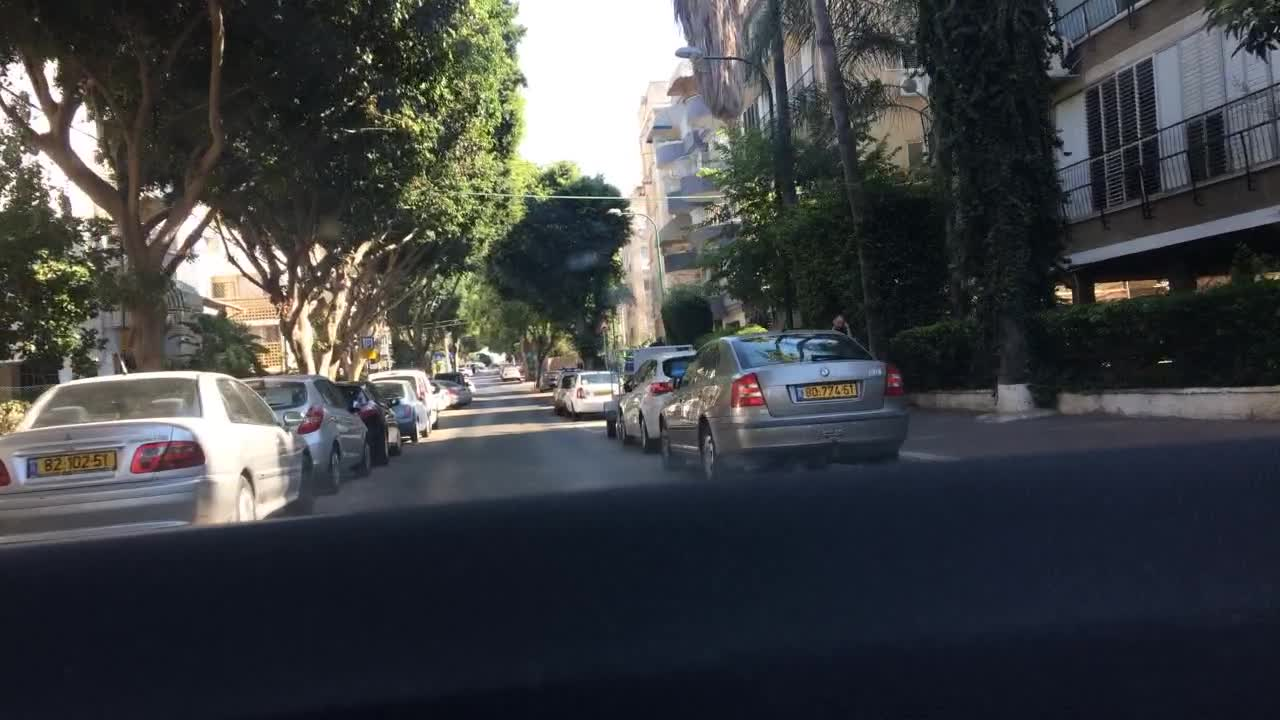
#> input picture unified_data/normal/02269962-0e3f5114.jpg, 1280 x 720 px; its folder holds only this picture in this run
$ jupyter execute --allow-errors image_processing.ipynb   (shell and % lines are left out)
#> lines starting #> are read from the running program, lines starting #| are printed output that depends on the picture
#> further down, img is the input picture: shape (720, 1280, 3); mean B, G, R 69.3, 67.2, 65
## python script to improve poor quality of images

[cell 1]
input_dir = 'unified_data/normal'
output_dir = 'unified_data/normal'

# Check if folders exist and list some files
#> (the rest of this cell did not finish here and is left out)

[cell 2]
import cv2
import numpy as np
import os
from tqdm import tqdm

[cell 3]
def enhance_image(img):
    lab = cv2.cvtColor(img, cv2.COLOR_BGR2LAB)
#> lab: shape (720, 1280, 3); mean of channels 0, 1, 2 68.5, 128.2, 125.9
    l, a, b = cv2.split(lab)
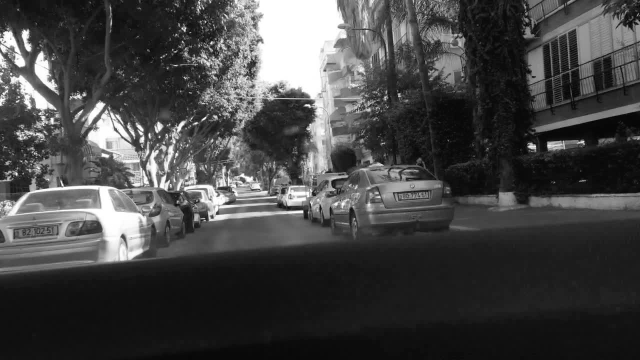
#> l: shape (720, 1280) (shown at 1/2 size); min 0, max 255, mean 68.5
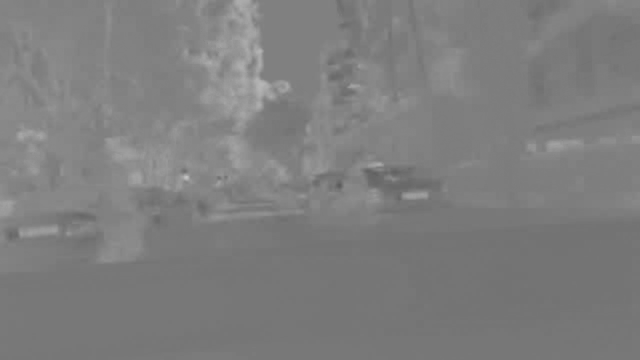
#> b: shape (720, 1280) (shown at 1/2 size); min 90, max 198, mean 125.9
    clahe = cv2.createCLAHE(clipLimit=2.0, tileGridSize=(8, 8))
    cl = clahe.apply(l)
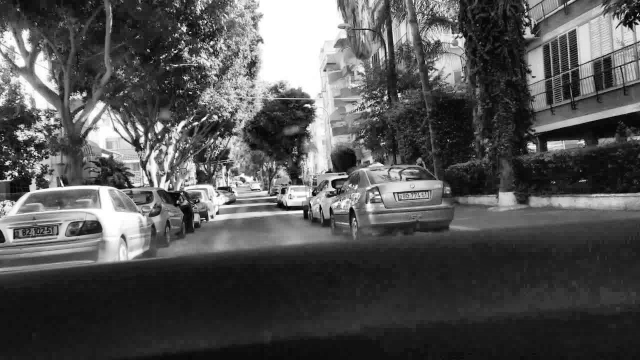
#> cl: shape (720, 1280) (shown at 1/2 size); min 0, max 255, mean 82.9
    limg = cv2.merge((cl, a, b))
#> limg: shape (720, 1280, 3); mean of channels 0, 1, 2 82.9, 128.2, 125.9
    enhanced = cv2.cvtColor(limg, cv2.COLOR_LAB2BGR)
    denoised = cv2.fastNlMeansDenoisingColored(enhanced, None, 10, 10, 7, 21)
    kernel = np.array([[0, -1, 0], [-1, 5,-1], [0, -1, 0]])
    sharpened = cv2.filter2D(denoised, -1, kernel)
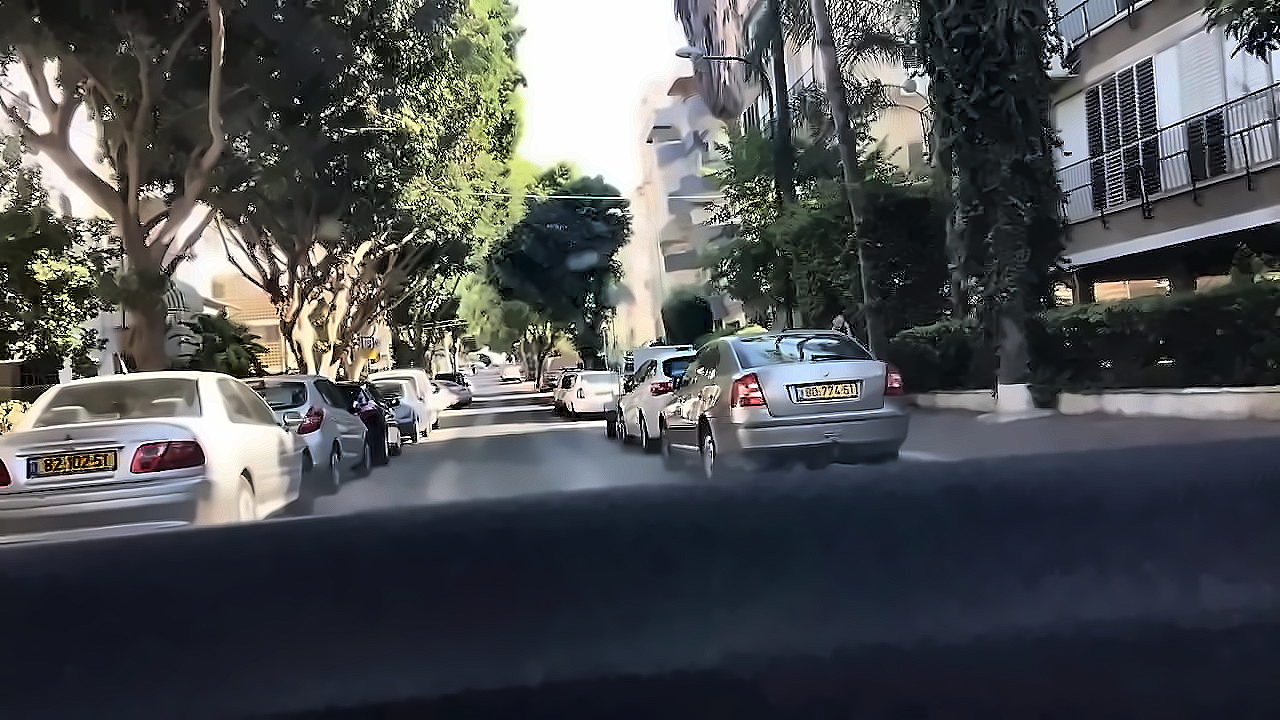
#> sharpened: shape (720, 1280, 3); mean B, G, R 82.8, 80.6, 78.3
    return sharpened

# Make sure output dir exists
os.makedirs(output_dir, exist_ok=True)

# Check processing with progress bar and error catching
for i, fname in enumerate(tqdm(os.listdir(input_dir))):
    if not fname.lower().endswith((".jpg", ".jpeg", ".png")):
        continue

    try:
        img_path = os.path.join(input_dir, fname)
        img = cv2.imread(img_path)

        if img is None:
            print(f" Skipping unreadable file: {fname}")
            continue

        out = enhance_image(img)
        cv2.imwrite(os.path.join(output_dir, fname), out)

        if i % 50 == 0:
            print(f" Processed: {fname}")

    except Exception as e:
        print(f" Error processing {fname}: {e}")

print(" All images processed.")

$ run again, on unified_data/normal/46794278-0f2e6071.jpg
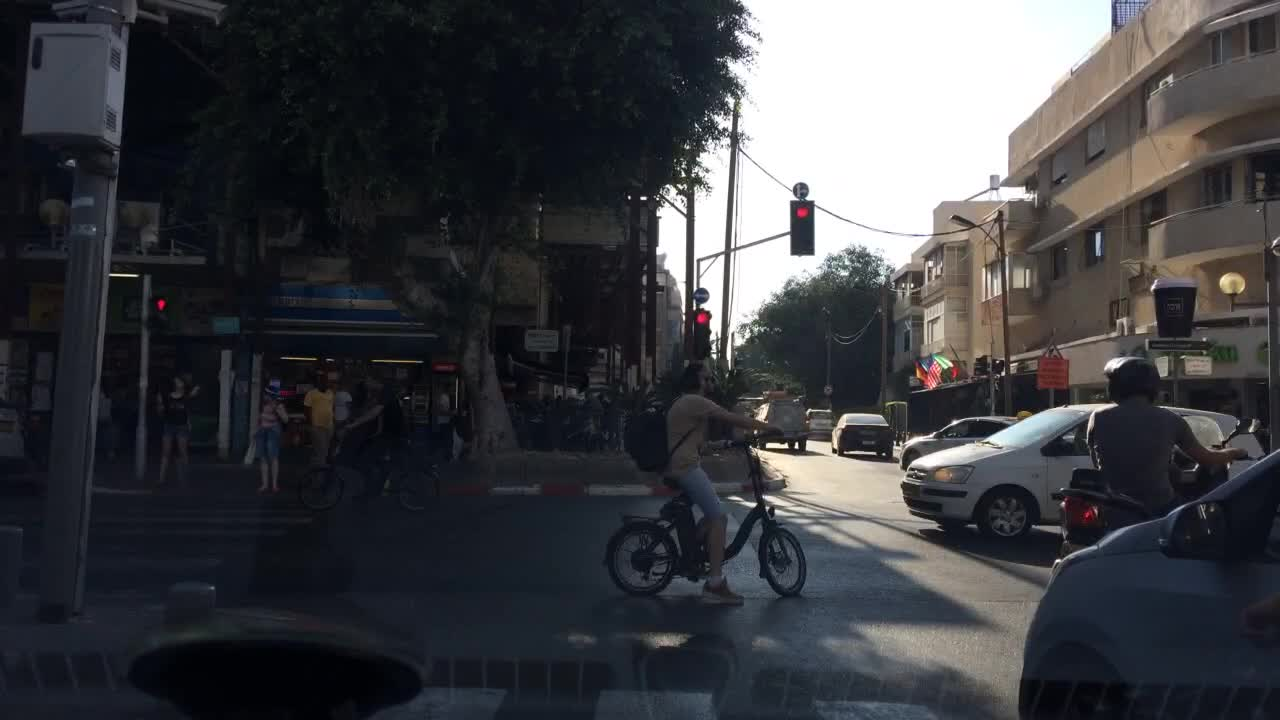
#> input picture unified_data/normal/46794278-0f2e6071.jpg, 1280 x 720 px
#> img is the input picture: shape (720, 1280, 3); mean B, G, R 67, 63.1, 62.1
#> lab: shape (720, 1280, 3); mean of channels 0, 1, 2 63.6, 128.8, 125.3
#> in enhance_image, `l, a, b = cv2.split(lab)`:
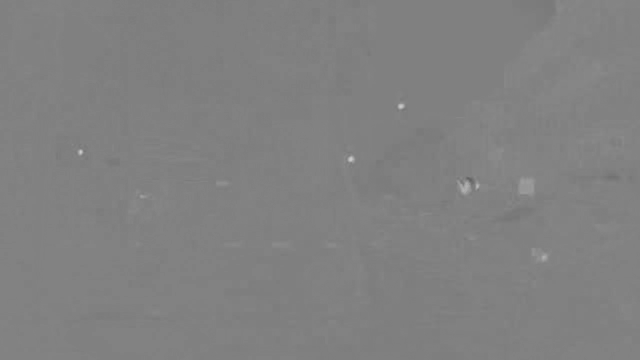
#> a: shape (720, 1280) (shown at 1/2 size); min 96, max 208, mean 128.8
#> limg: shape (720, 1280, 3); mean of channels 0, 1, 2 82.1, 128.8, 125.3
#> in enhance_image, `enhanced = cv2.cvtColor(limg, cv2.COLOR_LAB2BGR)`:
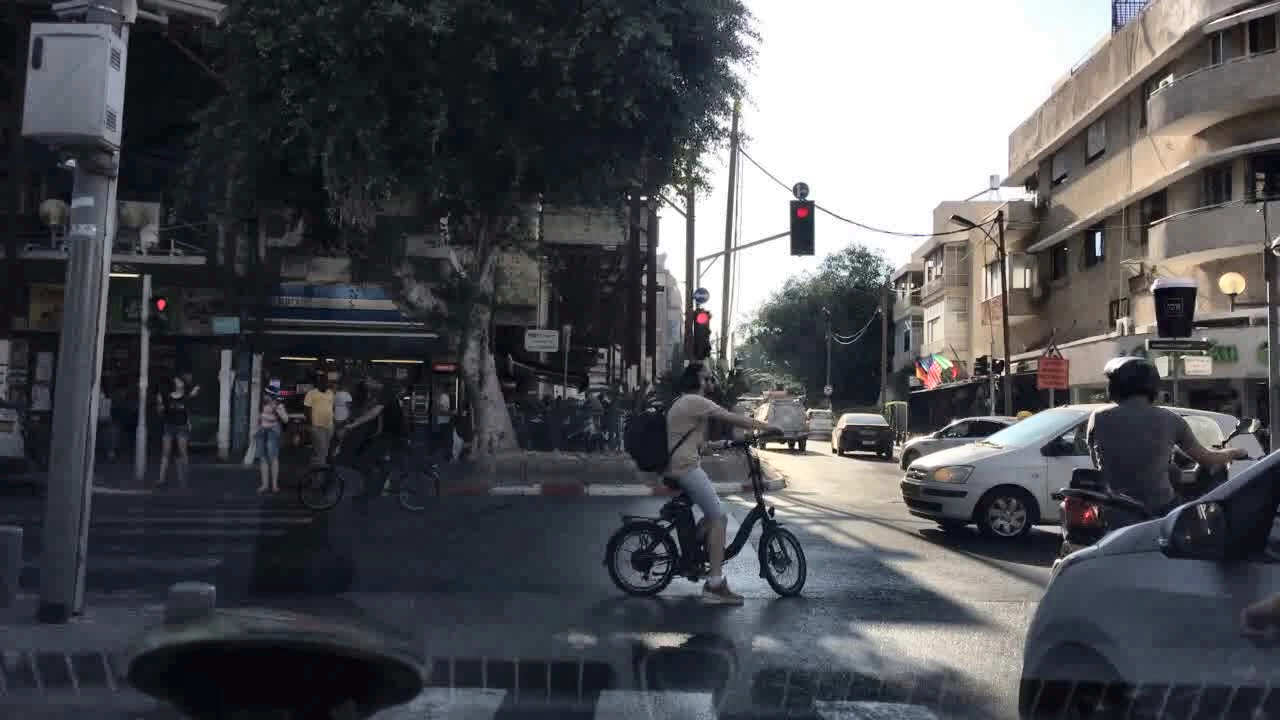
#> enhanced: shape (720, 1280, 3); mean B, G, R 83.7, 79.9, 79.1

$ run again, on unified_data/normal/4f02b4dd-b52faaaa.jpg
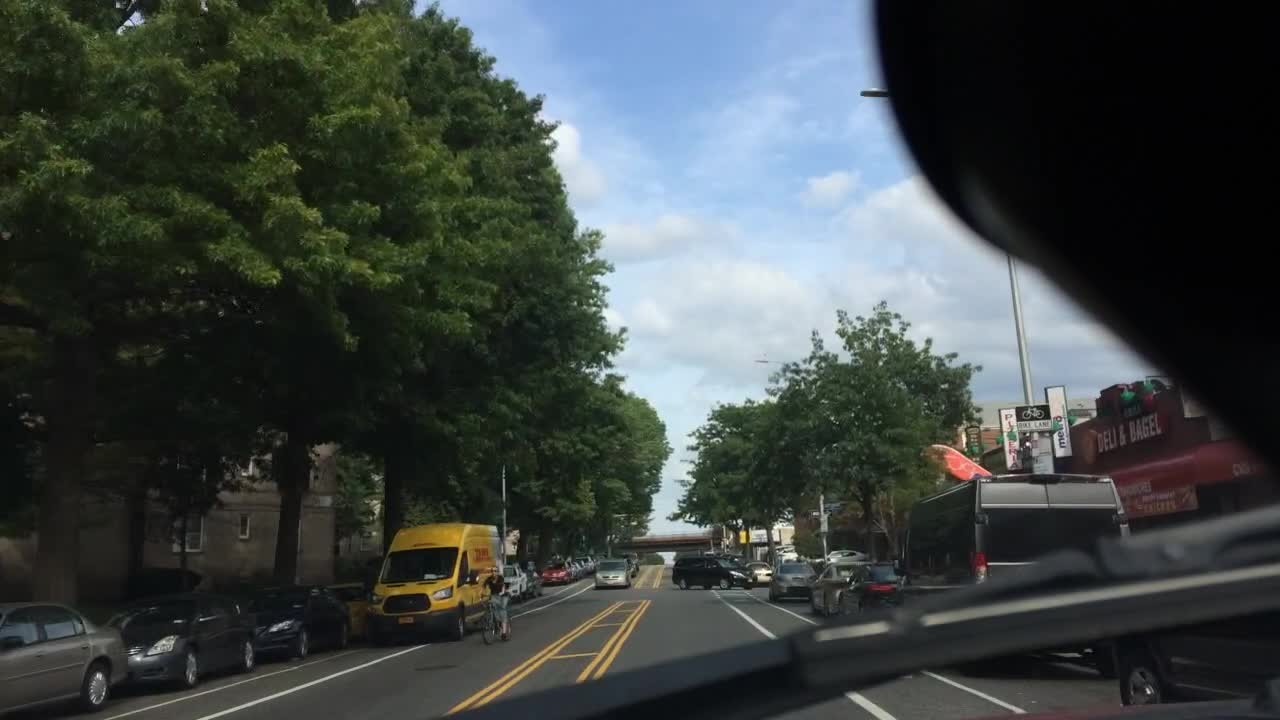
#> input picture unified_data/normal/4f02b4dd-b52faaaa.jpg, 1280 x 720 px
#> img is the input picture: shape (720, 1280, 3); mean B, G, R 68.3, 69.9, 62.9
#> lab: shape (720, 1280, 3); mean of channels 0, 1, 2 70.5, 125.2, 128.7
#> in enhance_image, `l, a, b = cv2.split(lab)`:
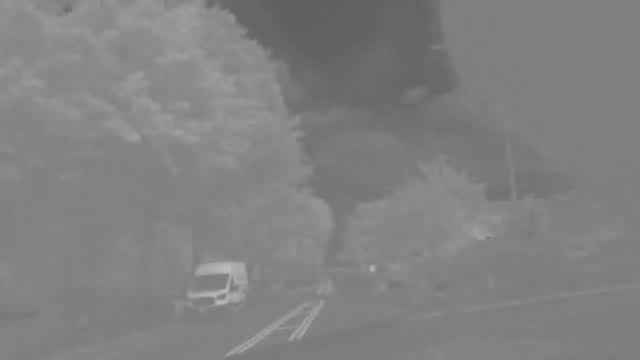
#> b: shape (720, 1280) (shown at 1/2 size); min 95, max 188, mean 128.7
#> limg: shape (720, 1280, 3); mean of channels 0, 1, 2 87.4, 125.2, 128.7
#> in enhance_image, `enhanced = cv2.cvtColor(limg, cv2.COLOR_LAB2BGR)`:
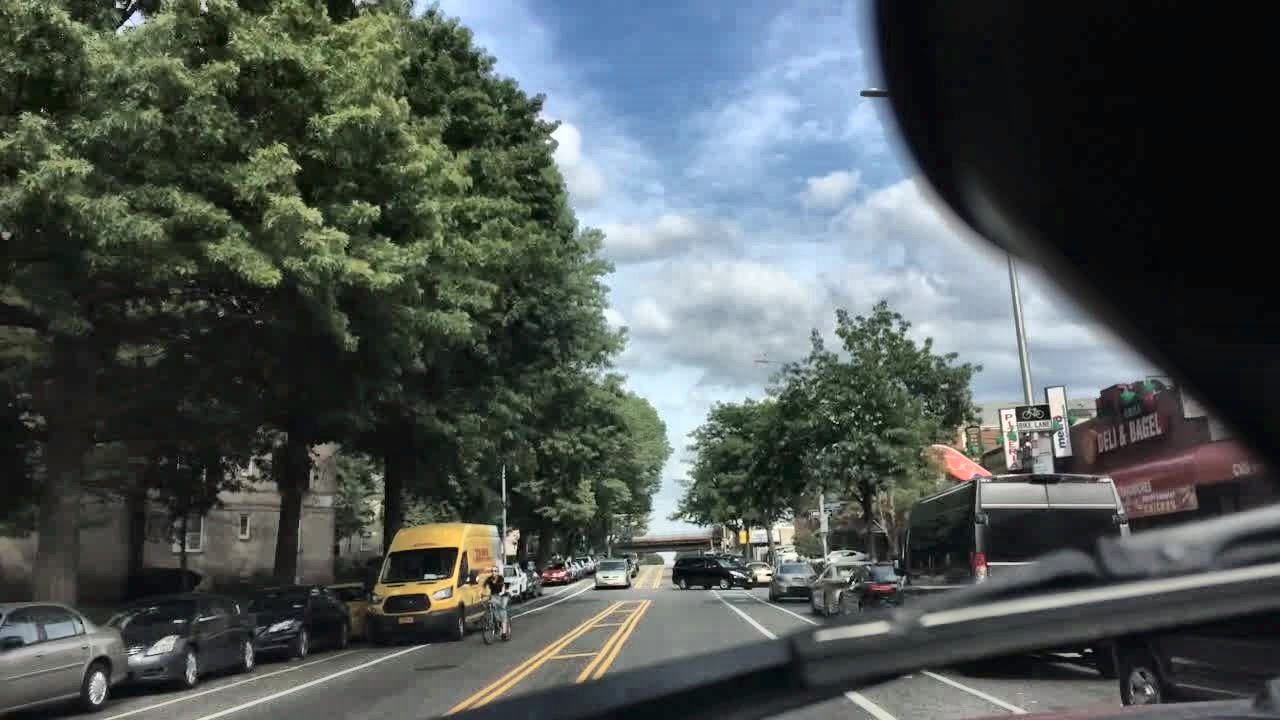
#> enhanced: shape (720, 1280, 3); mean B, G, R 83.5, 85.7, 78.4
